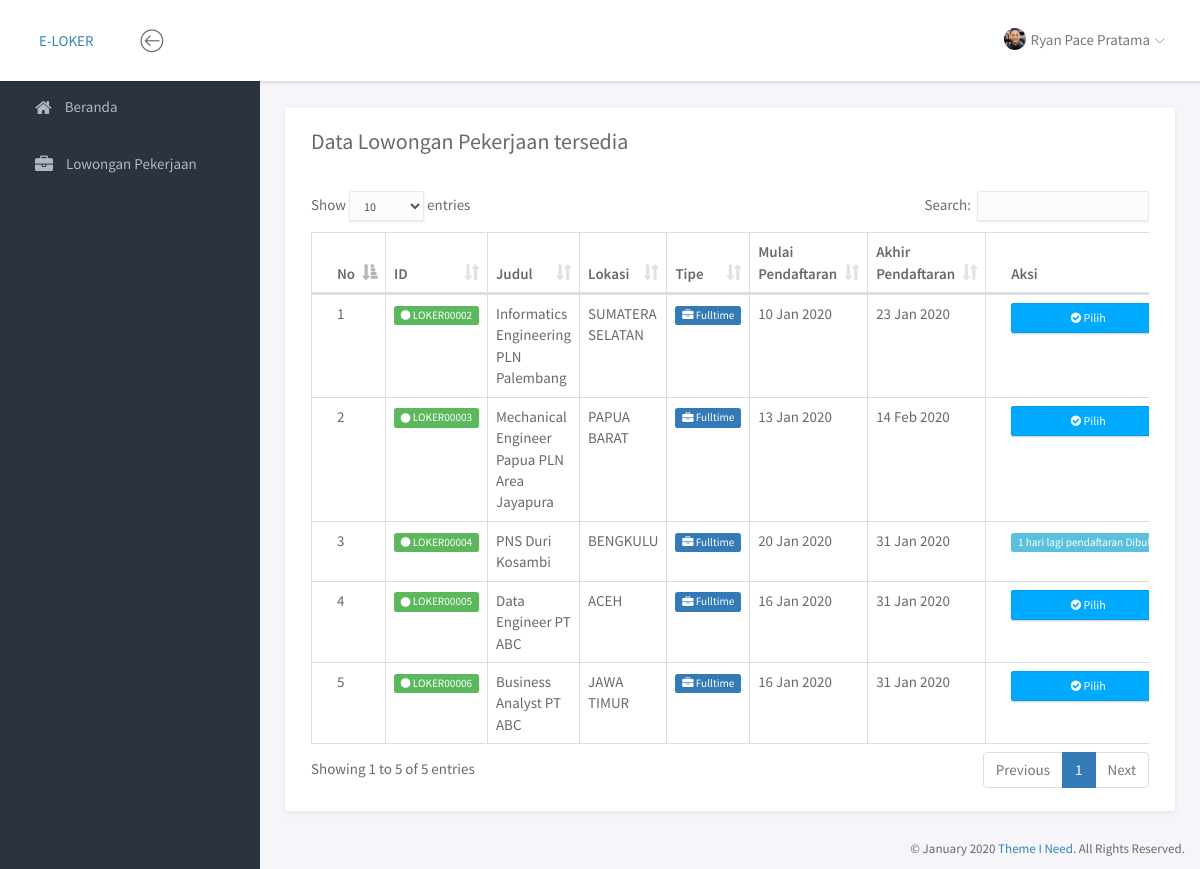
The app's page /portal/index.php?page=loker (signed in) with its own data.
### tables this page shows
CREATE TABLE `user` (
  `id` varchar(11) NOT NULL,
  `nik` varchar(16) DEFAULT NULL,
  `nama_lengkap` varchar(50) DEFAULT NULL,
  `tgl_lahir` date DEFAULT NULL,
  `alamat` text DEFAULT NULL,
  `jenis_kelamin` enum('L','P') DEFAULT NULL,
  `email` varchar(40) DEFAULT NULL,
  `no_hp` varchar(12) DEFAULT NULL,
  `password` varchar(10) DEFAULT NULL,
  `image_url` varchar(100) DEFAULT NULL,
  `login_terakhir` timestamp NULL DEFAULT NULL
);

CREATE TABLE `lowongan` (
  `id` varchar(10) NOT NULL,
  `provinsi_id` char(2) NOT NULL,
  `judul` text NOT NULL,
  `tipe` enum('fulltime','kontrak','magang','') NOT NULL,
  `mulai_pendaftaran` date NOT NULL,
  `akhir_pendaftaran` date NOT NULL
);

CREATE TABLE `provinsi` (
  `id` char(2) NOT NULL,
  `nama` varchar(255) NOT NULL
);

### portal/page/pendaftar/loker/loker.php (the view, shortened to what this page needs)
<div class="panel panel-headline">
    <div class="panel-heading">
        <div class="row">
            <div class="col-md-12">
                <div class="pull-left">
                    <h3 class="panel-title">Data Lowongan Pekerjaan tersedia</h3>
                </div>
            </div>
        </div>
    </div>
    <div class="panel-body">
        <div class="row">
            <div class="col-md-12">
                <div class="table-responsive">
                    <table class="table table-bordered example">
                        <thead>
                            <tr>
                                <th>No</th>
                                <th>ID</th>
                                <th>Judul</th>
                                <th>Lokasi</th>
                                <th>Tipe</th>
                                <th>Mulai Pendaftaran</th>
                                <th>Akhir Pendaftaran</th>
                                <th>Aksi</th>
                            </tr>
                        </thead>
                        <tbody>
                            <?php
                                $no = 1;
                                $q = mysqli_query($conn, "SELECT lowongan.id as idloker, lowongan.judul, lowongan.tipe, lowongan.mulai_pendaftaran, lowongan.akhir_pendaftaran, provinsi.nama FROM lowongan
                                                        JOIN provinsi ON lowongan.provinsi_id=provinsi.id");
                                while($data=mysqli_fetch_array($q)){
                                $datenow  = new DateTime(getDateNow());
                                $datestart  = new DateTime($data['mulai_pendaftaran']);
                                $dateend  = new DateTime($data['akhir_pendaftaran']);
                                if ($datestart == $datenow || $datestart >= $datenow || $dateend >= $datenow) {
                            ?>
                                <tr>
                                    <td><?= $no ?></td>
                                    <td><span class="label label-success"><i class="fa fa-circle"></i> <?= $data['idloker'] ?></span></td>
                                    <td><?= $data['judul'] ?></td>
                                    <td><?= $data['nama'] ?></td>
                                    <td><span class="label label-primary" style="text-transform: capitalize;"><i class="fa fa-briefcase"></i> <?= $data['tipe'] ?></span></td>
                                    <td><?= date('d M Y', strtotime($data['mulai_pendaftaran'])) ?></td>
                                    <td><?= date('d M Y', strtotime($data['akhir_pendaftaran'])) ?></td>
                                    <td>
                                    <?= getActiveJob($data['mulai_pendaftaran'], $data['akhir_pendaftaran'], $data['idloker']) ?>
                                    </td>
                                </tr>
                            <?php $no++; }} ?>
                        </tbody>
                    </table>
                </div>
            </div>
        </div>
    </div>
</div>

### portal/header.php (shortened to what this page needs)
<nav class="navbar navbar-default navbar-fixed-top">
	<div class="brand">
		<a href="?page=beranda">E-LOKER</a>
	</div>
	<div class="container-fluid">
		<div class="navbar-btn">
			<button type="button" class="btn-toggle-fullwidth"><i class="lnr lnr-arrow-left-circle"></i></button>
		</div>
		<div id="navbar-menu">
			<ul class="nav navbar-nav navbar-right">
				<li class="dropdown">
					<a href="#" class="dropdown-toggle" data-toggle="dropdown"><img src="<?= $_SESSION['role'] == 2 ? $auth['image_url'] !== null ? 'file/gambar/'.$auth['image_url'] : 'assets/img/admin.png' : 'assets/img/admin.png' ?>" class="img-circle" alt="Avatar"> <span><?= isset($auth['nama_lengkap']) ? $auth['nama_lengkap'] : $auth['email']  ?></span> <i class="icon-submenu lnr lnr-chevron-down"></i></a>
				</li>
			</ul>
		</div>
	</div>
</nav>

### portal/service.php (shortened to what this page needs)
<?php
if ($_SESSION['role'] == 2) {
    $getdatauser = mysqli_query($conn, "SELECT * FROM user WHERE email='$_SESSION[email]'");
    $auth = mysqli_fetch_array($getdatauser);
} else {
    $getdatauser = mysqli_query($conn, "SELECT * FROM admin WHERE email='$_SESSION[email]'");
    $auth = mysqli_fetch_array($getdatauser);
}
function getDateNow() {
    $tz_object = new DateTimeZone('Asia/Jakarta');
    $datetime = new DateTime();
    $datetime->setTimezone($tz_object);
    return $datetime->format('m/d/Y');
}
function getActiveJob($tglstart, $tglend, $id) {
    $val = "";
    $datenow  = new DateTime(getDateNow());
    $datestart  = new DateTime($tglstart);
    $dateend  = new DateTime($tglend);
    $diff   = $datestart->diff($datenow);
    if ($datestart > $datenow && $dateend >= $datenow) {
        if ($diff->d <= 10) {
            $val = '<span class="label label-info">'.$diff->d.' hari lagi pendaftaran Dibuka</span>';
        } else {
            $val = '<span class="label label-info">Segera Dibuka</span>';
        }
    }
    if ($datestart <= $datenow && $dateend >= $datenow) {
        $val = '<a href="?page=lokeradd&id='.$id.'" class="btn btn-primary btn-xs btn-block"><i class="fa fa-check-circle"></i> Pilih</a>';
    }
    return $val;
}
?>

### portal/assets/css/main.css (style rules this page uses)
html { position: relative; min-height: 100%; }
body { background-color: #F3F5F8; font-family: "Source Sans Pro", sans-serif; font-size: 15px; color: #676a6d; }
a { color: #3287B2; }
th { font-weight: 600; }
.navbar-default { -webkit-transition: all 0.3s ease-in-out; -moz-transition: all 0.3s ease-in-out; -ms-transition: all 0.3s ease-in-out; -o-transition: all 0.3s ease-in-out; transition: all 0.3s ease-in-out; -moz-box-shadow: 1px 2px 3px rgba(0, 0, 0, 0.1); -webkit-box-shadow: 1px 2px 3px rgba(0, 0, 0, 0.1); box-shadow: 1px 2px 3px rgba(0, 0, 0, 0.1); -webkit-border-radius: 0; -moz-border-radius: 0; border-radius: 0; padding: 0; margin: 0; border: none; background-color: #fff; }
.navbar-default .brand { float: left; padding: 30px 39px; background-color: #fff; }
.navbar-btn { float: left; padding: 16px 0; }
.navbar-btn button { font-size: 24px; padding: 4px 8px; line-height: .7; border: none; background: none; outline: none; }
.navbar-nav > li > a { padding: 28px 20px; }
.navbar-nav > li > a > i { font-size: 22px; margin-right: 2px; vertical-align: middle; }
.navbar-nav > li > a > i.icon-submenu { margin-left: 2px; margin-right: 0; font-size: 10px; position: relative; top: 2px; }
.navbar-nav > li > a > span { position: relative; top: 2px; }
.navbar-nav > li > a img { width: 22px; margin-right: 2px; }
@media screen and (min-width: 768px) { .navbar-nav.navbar-right { margin-right: 0; } }
.btn { -webkit-border-radius: 2px; -moz-border-radius: 2px; border-radius: 2px; -moz-box-shadow: 0px 1px 2px 0 rgba(0, 0, 0, 0.2); -webkit-box-shadow: 0px 1px 2px 0 rgba(0, 0, 0, 0.2); box-shadow: 0px 1px 2px 0 rgba(0, 0, 0, 0.2); padding: 6px 22px; }
.btn-group-xs > .btn, .btn-xs { padding: 5px 14px; }
.btn-primary { background-color: #00AAFF; border-color: #00a0f0; }
.panel { -webkit-border-radius: 3px; -moz-border-radius: 3px; border-radius: 3px; -moz-box-shadow: 0 2px 6px rgba(0, 0, 0, 0.08); -webkit-box-shadow: 0 2px 6px rgba(0, 0, 0, 0.08); box-shadow: 0 2px 6px rgba(0, 0, 0, 0.08); background-color: #fff; margin-bottom: 30px; }
.panel .panel-heading, .panel .panel-body, .panel .panel-footer { padding-left: 25px; padding-right: 25px; }
.panel .panel-heading { padding-top: 20px; padding-bottom: 20px; position: relative; }
.panel .panel-heading .panel-title { margin: 0; font-size: 18px; font-weight: 300; }
.panel .panel-body { padding-top: 10px; padding-bottom: 15px; }
.panel.panel-headline .panel-heading { border-bottom: none; }
.panel.panel-headline .panel-heading .panel-title { margin-bottom: 8px; font-size: 22px; font-weight: normal; }
.panel .table > thead > tr > td:first-child, .panel .table > thead > tr > th:first-child, .panel .table > tbody > tr > td:first-child, .panel .table > tbody > tr > th:first-child, .panel .table > tfoot > tr > td:first-child, .panel .table > tfoot > tr > th:first-child { padding-left: 25px; }
.panel .table > thead > tr > td:last-child, .panel .table > thead > tr > th:last-child, .panel .table > tbody > tr > td:last-child, .panel .table > tbody > tr > th:last-child, .panel .table > tfoot > tr > td:last-child, .panel .table > tfoot > tr > th:last-child { padding-left: 25px; }
.label { font-weight: normal; }

### records on screen
user: image_url (picture), nama_lengkap "Ryan Pace Pratama"
lowongan: id "LOKER00002", judul "Informatics Engineering PLN Palembang", provinsi.nama "SUMATERA SELATAN", tipe "Fulltime", mulai_pendaftaran "10 Jan 2020", akhir_pendaftaran "23 Jan 2020"
lowongan: id "LOKER00003", judul "Mechanical Engineer Papua PLN Area Jayapura", provinsi.nama "PAPUA BARAT", tipe "Fulltime", mulai_pendaftaran "13 Jan 2020", akhir_pendaftaran "14 Feb 2020"
lowongan: id "LOKER00004", judul "PNS Duri Kosambi", provinsi.nama "BENGKULU", tipe "Fulltime", mulai_pendaftaran "20 Jan 2020", akhir_pendaftaran "31 Jan 2020", mulai_pendaftaran "1"
lowongan: id "LOKER00005", judul "Data Engineer PT ABC", provinsi.nama "ACEH", tipe "Fulltime", mulai_pendaftaran "16 Jan 2020", akhir_pendaftaran "31 Jan 2020"
lowongan: id "LOKER00006", judul "Business Analyst PT ABC", provinsi.nama "JAWA TIMUR", tipe "Fulltime", mulai_pendaftaran "16 Jan 2020", akhir_pendaftaran "31 Jan 2020"
